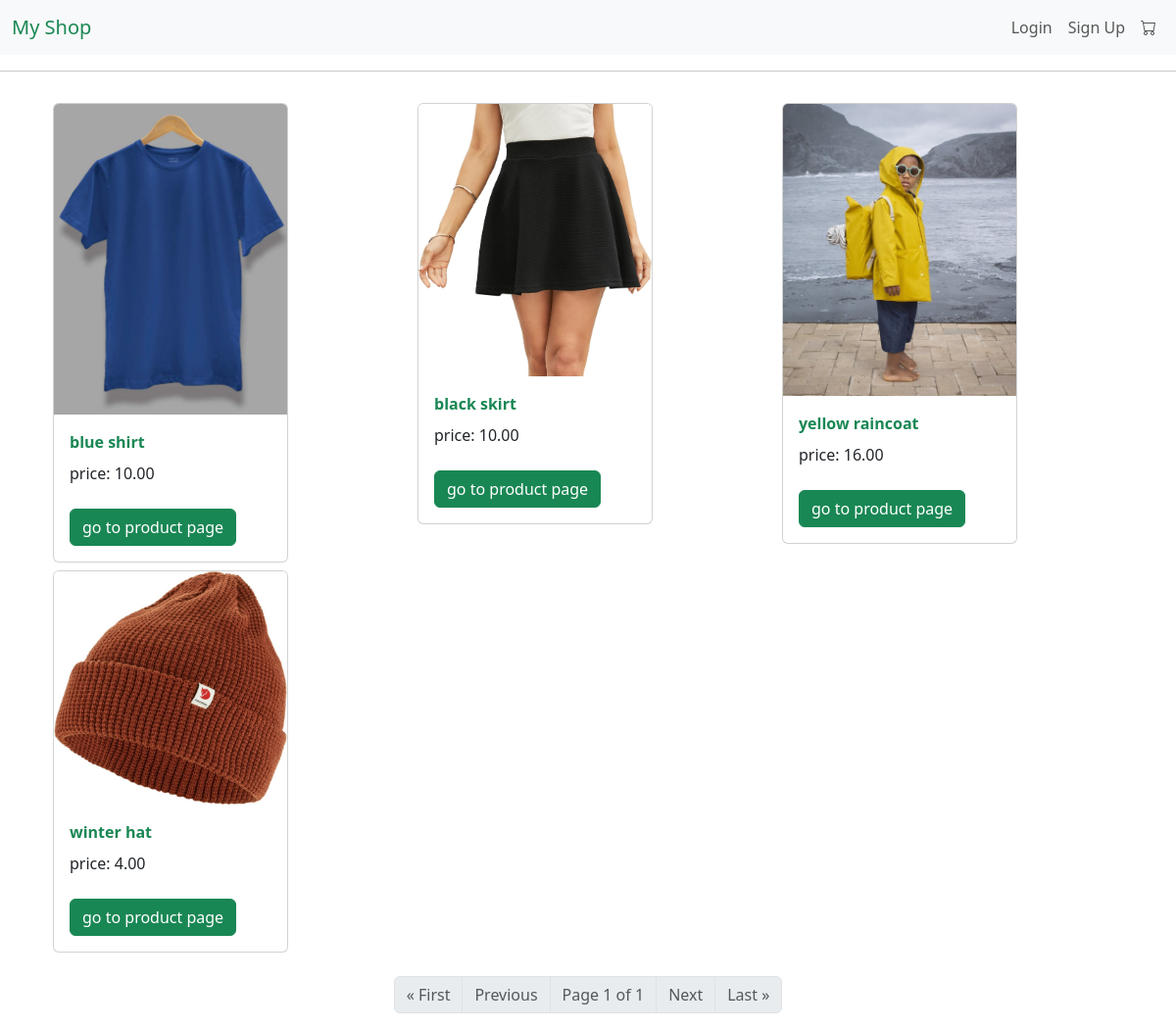
Screenshot of /shop/category/1/ with the database file from the repository.
### shop/models.py (models this page shows, shortened)
class Product(models.Model):
    name = models.CharField(max_length=225)
    description = models.TextField()
    price = models.DecimalField(max_digits=15, decimal_places=2)
    stock = models.IntegerField()
    image = models.ImageField(upload_to='product_images/')
    category = models.ForeignKey(Category, on_delete=models.SET_NULL, null=True, blank=True)
    created_at = models.DateTimeField(auto_now_add=True)

### shop/views.py (the view)
# urls.py: path('category/<int:id>/', category_view, name='category'),
def category_view(request, id):
    products = list(Product.objects.filter(category__id=id))
    paginator = Paginator(products, 6)
    page_number = request.GET.get('page')
    try:
        page = paginator.page(page_number)
    except PageNotAnInteger:
        page = paginator.page(1)
    except EmptyPage:
        page = paginator.page(paginator.num_pages)
    return render(request, 'category.html', {'products': products, 'page': page})

### templates/category.html (shortened to what this page needs)
{% extends "base.html" %}
{% block content %}
    <div class="container">
    <div class="row">
        {% for product in products %}
        <div class="col-sm-4 mt-2">
            <div class="card" style="width: 15rem;">
                {% if product.image %}
                   <img class="card-img-top" src="{{ product.image.url }}" alt="Card image">
                {% else %}
                   <p>No image available</p>
                {% endif %}
                 <div class="card-body">
                     <div class="card-title fw-bold text-success">
                         {{ product.name }}
                     </div>
                     <div class="card-text">
                         price: {{ product.price }}
                     </div>
                     <br>
                     <a href="/shop/product/{{ product.id }}/" class="btn btn-success">go to product page</a>
                 </div>
            </div>
        </div>
    {% endfor %}
    </div>
    </div>
    <nav aria-label="Page navigation" class="mt-4">
        <ul class="pagination justify-content-center">
            {% if page.has_previous %}
                <li class="page-item"><a class="page-link text-success" href="?page=1">&laquo; First</a></li>
                <li class="page-item"><a class="page-link text-success" href="?page={{ page.previous_page_number }}">Previous</a></li>
            {% else %}
                <li class="page-item disabled"><a class="page-link">&laquo; First</a></li>
                <li class="page-item disabled"><a class="page-link">Previous</a></li>
            {% endif %}
            <li class="page-item disabled"><a class="page-link">Page {{ page.number }} of {{ page.paginator.num_pages }}</a></li>
            {% if page.has_next %}
                <li class="page-item"><a class="page-link text-success" href="?page={{ page.next_page_number }}">Next</a></li>
                <li class="page-item"><a class="page-link text-success" href="?page={{ page.paginator.num_pages }}">Last &raquo;</a></li>
            {% else %}
                <li class="page-item disabled"><a class="page-link">Next</a></li>
                <li class="page-item disabled"><a class="page-link">Last &raquo;</a></li>
            {% endif %}
        </ul>
    </nav>
{% endblock %}

### rows the page displays
Product: image (picture), name "blue shirt", price "10.00"
Product: image (picture), name "black skirt", price "10.00"
Product: image (picture), name "yellow raincoat", price "16.00"
Product: image (picture), name "winter hat", price "4.00"

### other values shown
{{ page.number }} "1"
{{ page.paginator.num_pages }} "1"
